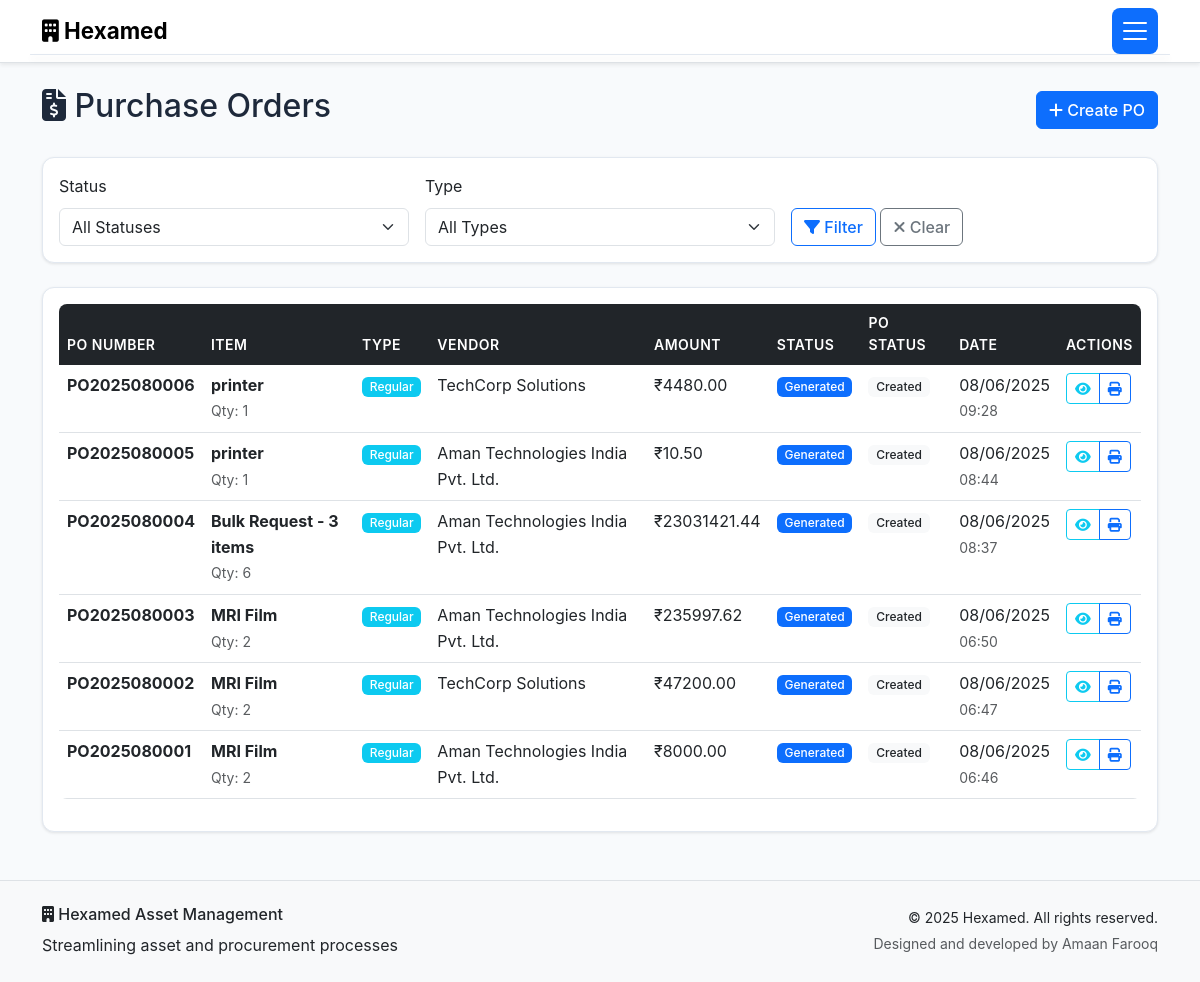
The page /purchase-orders (signed in) on the database its author committed.
### models.py (models this page shows, shortened)
class PurchaseOrder(db.Model):
    id = db.Column(db.Integer, primary_key=True)
    po_number = db.Column(db.String(100), unique=True, nullable=False)
    item_type = db.Column(db.String(20), nullable=False)  # Regular or Specific
    item_name = db.Column(db.String(200), nullable=False)
    item_description = db.Column(db.Text)
    quantity = db.Column(db.Integer, nullable=False)
    unit_price = db.Column(db.Float, nullable=False)
    total_amount = db.Column(db.Float, nullable=False)
    gst_percentage = db.Column(db.Float, default=18.0)
    gst_amount = db.Column(db.Float, nullable=False)
    grand_total = db.Column(db.Float, nullable=False)
    vendor_id = db.Column(db.Integer, db.ForeignKey('vendor.id'), nullable=False)
    vendor_name = db.Column(db.String(200), nullable=False)
    vendor_address = db.Column(db.Text)
    vendor_gst = db.Column(db.String(50))
    delivery_address = db.Column(db.Text)
    status = db.Column(db.String(50), default='Draft')  # Draft, MD Review Pending, Approved, Generated, Cancelled
    po_status = db.Column(db.String(50), default='Created')  # Created, Sent, Acknowledged, Delivered, Closed
    requires_md_approval = db.Column(db.Boolean, default=False)
    md_approved = db.Column(db.Boolean, default=False)
    md_comments = db.Column(db.Text)
    approved_by_md = db.Column(db.Integer, db.ForeignKey('user.id'))
    approved_at = db.Column(db.DateTime)
    payment_terms = db.Column(db.String(200), default='Net 30 days')
    delivery_terms = db.Column(db.String(200))
    warranty_terms = db.Column(db.Text)
    special_instructions = db.Column(db.Text)
    quotation_files = db.Column(db.Text)  # JSON array of file paths
    vendor_documents = db.Column(db.Text)  # JSON array of vendor document paths
    request_id = db.Column(db.Integer, db.ForeignKey('asset_request.id'))
    created_by = db.Column(db.Integer, db.ForeignKey('user.id'), nullable=False)
    updated_by = db.Column(db.Integer, db.ForeignKey('user.id'))
    created_at = db.Column(db.DateTime, default=datetime.utcnow)
    updated_at = db.Column(db.DateTime, default=datetime.utcnow, onupdate=datetime.utcnow)
    po_date = db.Column(db.Date, default=datetime.utcnow().date)
    expected_delivery_date = db.Column(db.Date)
    vendor = db.relationship('Vendor', backref='purchase_orders')
    request = db.relationship('AssetRequest', backref='purchase_orders')
    creator = db.relationship('User', foreign_keys=[created_by], backref='created_pos')
    updater = db.relationship('User', foreign_keys=[updated_by], backref='updated_pos')
    md_approver = db.relationship('User', foreign_keys=[approved_by_md], backref='approved_pos')

### routes.py (the view)
        def decorated_function(*args, **kwargs):
            if 'user_id' not in session:
                flash('Please log in to access this page.', 'warning')
                return redirect(url_for('login'))
            user = User.query.get(session['user_id'])
            if not user or user.role not in roles:
                flash('You do not have permission to access this page.', 'danger')
                return redirect(url_for('dashboard'))
            return f(*args, **kwargs)

### routes.py (called while the page is built)
def require_role(roles):
    def decorator(f):
        def decorated_function(*args, **kwargs):
            if 'user_id' not in session:
                flash('Please log in to access this page.', 'warning')
                return redirect(url_for('login'))
            user = User.query.get(session['user_id'])
            if not user or user.role not in roles:
                flash('You do not have permission to access this page.', 'danger')
                return redirect(url_for('dashboard'))
            return f(*args, **kwargs)
        decorated_function.__name__ = f.__name__
        return decorated_function
    return decorator

@app.route('/purchase-orders')
@require_role(['Admin', 'MD', 'Accounts/SCM'])
def view_purchase_orders():
    page = request.args.get('page', 1, type=int)
    status = request.args.get('status', '')
    po_type = request.args.get('type', '')
    query = PurchaseOrder.query
    if status:
        query = query.filter_by(status=status)
    if po_type:
        query = query.filter_by(item_type=po_type)
    purchase_orders = query.order_by(PurchaseOrder.created_at.desc()).paginate(
        page=page, per_page=15, error_out=False)
    user = User.query.get(session['user_id'])
    return render_template('purchase_orders.html',
                         purchase_orders=purchase_orders,
                         selected_status=status,
                         selected_type=po_type,
                         user=user)

### templates/purchase_orders.html (shortened to what this page needs)
{% extends "base.html" %}
{% block content %}
<div class="container my-4">
    <div class="row">
        <div class="col">
            <div class="d-flex justify-content-between align-items-center mb-4">
                <h2><i class="fas fa-file-invoice-dollar"></i> Purchase Orders</h2>
                <div>
                    {% if user.role == 'Accounts/SCM' %}
                    <a href="{{ url_for('create_purchase_order') }}" class="btn btn-primary">
                        <i class="fas fa-plus"></i> Create PO
                    </a>
                    {% endif %}
                </div>
            </div>
        </div>
    </div>
    <div class="card mb-4">
        <div class="card-body">
            <form method="GET" class="row g-3">
                <div class="col-md-4">
                    <label class="form-label">Status</label>
                    <select name="status" class="form-select">
                        <option value="">All Statuses</option>
                    </select>
                </div>
                <div class="col-md-4">
                    <label class="form-label">Type</label>
                    <select name="type" class="form-select">
                        <option value="">All Types</option>
                    </select>
                </div>
                <div class="col-md-4">
                    <label class="form-label">&nbsp;</label>
                    <div>
                        <button type="submit" class="btn btn-outline-primary">
                            <i class="fas fa-filter"></i> Filter
                        </button>
                        <a href="{{ url_for('view_purchase_orders') }}" class="btn btn-outline-secondary">
                            <i class="fas fa-times"></i> Clear
                        </a>
                    </div>
                </div>
            </form>
        </div>
    </div>
    {% if purchase_orders.items %}
    <div class="card">
        <div class="card-body">
            <div class="table-responsive">
                <table class="table table-hover">
                    <thead>
                        <tr>
                            <th>PO Number</th>
                            <th>Item</th>
                            <th>Type</th>
                            <th>Vendor</th>
                            <th>Amount</th>
                            <th>Status</th>
                            <th>PO Status</th>
                            <th>Date</th>
                            <th>Actions</th>
                        </tr>
                    </thead>
                    <tbody>
                        {% for po in purchase_orders.items %}
                        <tr>
                            <td><strong>{{ po.po_number }}</strong></td>
                            <td>
                                <div>
                                    <strong>{{ po.item_name }}</strong>
                                    <br><small class="text-muted">Qty: {{ po.quantity }}</small>
                                </div>
                            </td>
                            <td>
                                {% if po.item_type == 'Regular' %}
                                    <span class="badge bg-info">{{ po.item_type }}</span>
                                {% else %}
                                    <span class="badge bg-warning">{{ po.item_type }}</span>
                                {% endif %}
                            </td>
                            <td>{{ po.vendor_name }}</td>
                            <td>₹{{ "%.2f"|format(po.grand_total) }}</td>
                            <td>
                                {% if po.status == 'Draft' %}
                                    <span class="badge bg-secondary">{{ po.status }}</span>
                                {% elif po.status == 'MD Review Pending' %}
                                    <span class="badge bg-warning">MD Review Pending</span>
                                {% elif po.status == 'Approved' %}
                                    <span class="badge bg-success">{{ po.status }}</span>
                                {% elif po.status == 'Generated' %}
                                    <span class="badge bg-primary">{{ po.status }}</span>
                                {% elif po.status == 'MD Rejected' %}
                                    <span class="badge bg-danger">MD Rejected</span>
                                {% endif %}
                            </td>
                            <td>
                                <span class="badge bg-light text-dark">{{ po.po_status }}</span>
                            </td>
                            <td>
                                <div>
                                    {{ po.created_at.strftime('%m/%d/%Y') }}
                                    <br><small class="text-muted">{{ po.created_at.strftime('%H:%M') }}</small>
                                </div>
                            </td>
                            <td>
                                <div class="btn-group btn-group-sm">
                                    <a href="{{ url_for('view_purchase_order_detail', po_id=po.id) }}"
                                       class="btn btn-outline-info btn-sm">
                                        <i class="fas fa-eye"></i>
                                    </a>
                                    {% if user.role == 'Accounts/SCM' %}
                                        {% if po.status == 'MD Rejected' %}
                                        <a href="{{ url_for('update_po_vendor', po_id=po.id) }}"
                                           class="btn btn-outline-primary btn-sm" title="Update Vendor">
                                            <i class="fas fa-edit"></i>
                                        </a>
                                        {% elif po.status == 'Generated' %}
                                        <a href="{{ url_for('print_purchase_order', po_id=po.id) }}"
                                           class="btn btn-outline-primary btn-sm" title="Print PO" target="_blank">
                                            <i class="fas fa-print"></i>
                                        </a>
                                        {% endif %}
                                    {% endif %}
                                </div>
                            </td>
                        </tr>
                        {% endfor %}
                    </tbody>
                </table>
            </div>
        </div>
    </div>
    {% endif %}
</div>
{% endblock %}

### static/style.css (style rules this page uses)
:root { --hexamed-primary: #2563eb; --hexamed-secondary: #64748b; --hexamed-success: #00ffaa; --hexamed-warning: #ffa200; --hexamed-danger: #ff0000; --hexamed-info: #06b6d4; --hexamed-light: #f8fafc; --hexamed-dark: #465977; --hexamed-gradient: linear-gradient(135deg, #2563eb, #06b6d4); }
body { font-family: 'Inter', 'Segoe UI', Tahoma, Geneva, Verdana, sans-serif; line-height: 1.6; background-color: #f8fafc; color: #1e293b; }
.card { border: 1px solid #e2e8f0; border-radius: 0.75rem; box-shadow: 0 1px 3px rgba(0, 0, 0, 0.1); transition: all 0.3s ease; background: white; }
.btn { font-weight: 500; transition: all 0.3s ease; border-radius: 0.375rem; }
.btn-group .btn { border-radius: 0.25rem; }
.table { border-radius: 0.5rem; overflow: hidden; }
.table thead th { background-color: var(--bs-dark); color: white; border: none; font-weight: 600; text-transform: uppercase; font-size: 0.875rem; letter-spacing: 0.5px; }
.table tbody tr { transition: background-color 0.2s ease; }
.badge { font-weight: 500; font-size: 0.75rem; padding: 0.35em 0.65em; }
.form-control, .form-select { border-radius: 0.375rem; border: 1px solid var(--bs-border-color); transition: border-color 0.3s ease, box-shadow 0.3s ease; }

### rows shown on the page
PurchaseOrder: po_number "PO2025080006", item_name "printer", quantity "1", item_type "Regular", vendor_name "TechCorp Solutions", grand_total "4480.00", status "Generated", po_status "Created", created_at "08/06/2025", created_at "09:28"
PurchaseOrder: po_number "PO2025080005", item_name "printer", quantity "1", item_type "Regular", vendor_name "Aman Technologies India Pvt. Ltd.", grand_total "10.50", status "Generated", po_status "Created", created_at "08/06/2025", created_at "08:44"
PurchaseOrder: po_number "PO2025080004", item_name "Bulk Request - 3 items", quantity "6", item_type "Regular", vendor_name "Aman Technologies India Pvt. Ltd.", grand_total "23031421.44", status "Generated", po_status "Created", created_at "08/06/2025", created_at "08:37"
PurchaseOrder: po_number "PO2025080003", item_name "MRI Film", quantity "2", item_type "Regular", vendor_name "Aman Technologies India Pvt. Ltd.", grand_total "235997.62", status "Generated", po_status "Created", created_at "08/06/2025", created_at "06:50"
PurchaseOrder: po_number "PO2025080002", item_name "MRI Film", quantity "2", item_type "Regular", vendor_name "TechCorp Solutions", grand_total "47200.00", status "Generated", po_status "Created", created_at "08/06/2025", created_at "06:47"
PurchaseOrder: po_number "PO2025080001", item_name "MRI Film", quantity "2", item_type "Regular", vendor_name "Aman Technologies India Pvt. Ltd.", grand_total "8000.00", status "Generated", po_status "Created", created_at "08/06/2025", created_at "06:46"
